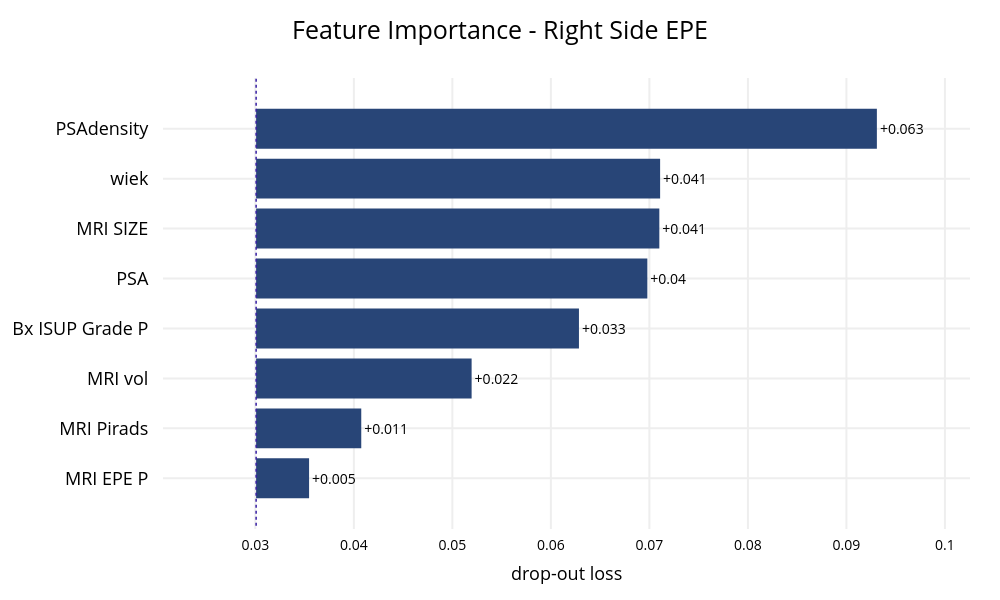

Here is the notebook cell this chart was saved with:
### Code cell
# Feature importance for Right Side Model
plot_feature_importances(trained_model_P, X_P, y_P, title="Feature Importance - Right Side EPE", max_vars=8)

### Figure 1 — Plotly figure (JSON) as saved in the notebook; plotly's stock layout.template omitted (floating-point values rounded to 4 significant figures)
{"data": [{"base": 0.03008, "hoverinfo": "text", "hoverlabel": {"bgcolor": "rgba(0,0,0,0.8)"}, "hovertext": ["Model: XGBClassifier loss after<br>variable: PSAdensity is permuted: 0.093<br>Drop-out loss change: +0.063", "Model: XGBClassifier loss after<br>variable: wiek is permuted: 0.071<br>Drop-out loss change: +0.041", "Model: XGBClassifier loss after<br>variable: MRI SIZE is permuted: 0.071<br>Drop-out loss change: +0.041", "Model: XGBClassifier loss after<br>variable: PSA is permuted: 0.07<br>Drop-out loss change: +0.04", "Model: XGBClassifier loss after<br>variable: Bx ISUP Grade P is permuted: 0.063<br>Drop-out loss change: +0.033", "Model: XGBClassifier loss after<br>variable: MRI vol is permuted: 0.052<br>Drop-out loss change: +0.022", "Model: XGBClassifier loss after<br>variable: MRI Pirads is permuted: 0.041<br>Drop-out loss change: +0.011", "Model: XGBClassifier loss after<br>variable: MRI EPE P is permuted: 0.035<br>Drop-out loss change: +0.005"], "marker": {"color": "#284577"}, "orientation": "h", "showlegend": false, "text": ["+0.063", "+0.041", "+0.041", "+0.04", "+0.033", "+0.022", "+0.011", "+0.005"], "textposition": "outside", "type": "bar", "x": [0.06301, 0.04101, 0.04093, 0.03971, 0.03277, 0.02188, 0.01067, 0.005376], "xaxis": "x", "y": ["PSAdensity", "wiek", "MRI SIZE", "PSA", "Bx ISUP Grade P", "MRI vol", "MRI Pirads", "MRI EPE P"], "yaxis": "y"}], "layout": {"annotations": [{"font": {"size": 18}, "showarrow": false, "text": "", "x": 0.5, "xanchor": "center", "xref": "paper", "y": 1, "yanchor": "bottom", "yref": "paper"}, {"font": {"size": 18}, "showarrow": false, "text": "drop-out loss", "x": 0.5, "xanchor": "center", "xref": "paper", "y": 0, "yanchor": "top", "yref": "paper", "yshift": -30}], "font": {"color": "black", "size": 14}, "height": 600, "margin": {"b": 71, "r": 30, "t": 78}, "shapes": [{"line": {"color": "#371ea3", "dash": "dot", "width": 1.5}, "type": "line", "x0": 0.03008, "x1": 0.03008, "xref": "x", "y0": -1, "y1": 8, "yref": "y"}], "title": {"font": {"color": "black", "size": 25}, "text": "Feature Importance - Right Side EPE", "x": 0.5}, "width": 1000, "xaxis": {"anchor": "y", "automargin": true, "domain": [0, 1], "fixedrange": true, "gridwidth": 2, "range": [0.02063, 0.1025], "tickcolor": "white", "ticklen": 3, "ticks": "outside", "type": "linear", "zeroline": false}, "yaxis": {"anchor": "x", "automargin": true, "autorange": "reversed", "domain": [0, 1], "fixedrange": true, "gridwidth": 2, "tickcolor": "white", "tickfont": {"size": 18}, "ticklen": 10, "ticks": "outside", "type": "category"}}}
